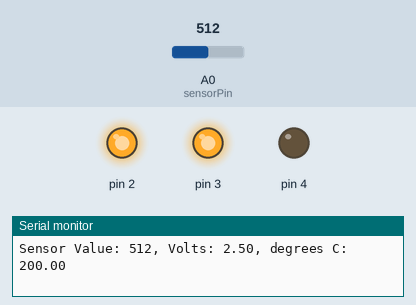
The sketch below on a simulated Arduino Uno, built with avr-gcc and run on an emulated ATmega328P. Parts: output pins drawn as LEDs (lit = HIGH), the last lines printed to the serial monitor. The test bench sets the inputs (shaded band); at power-on: A0 (sensorPin) = 512.

Above: at 1.2 s.
1.3 s: A0 (sensorPin) set to 153
4.3 s: A0 (sensorPin) set to 131
At 5.5 s:
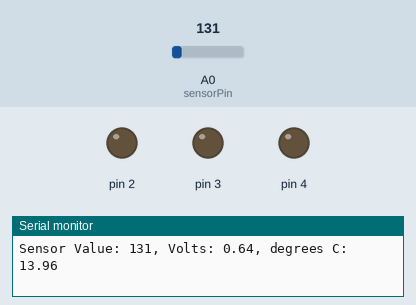
5.8 s: A0 (sensorPin) set to 306
At 6.9 s:
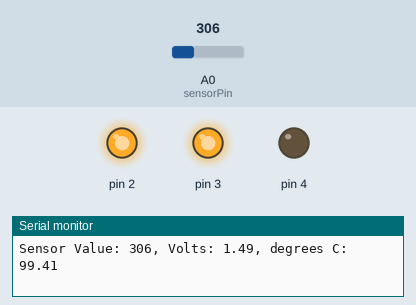
Timing chart, 0 to 8.8 s (numbered marks = the images above; inputs shaded):
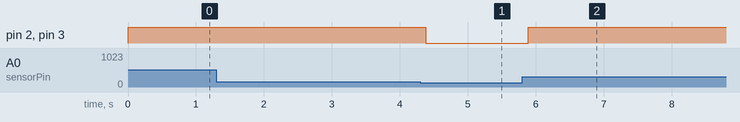

Measured:
- the behaviour switches between 144 and 143 on A0 (sensorPin) (found by bisection; images 0 and 1)
- after the input at 4.3 s, pin 2, pin 3: HIGH → LOW after 0.08 s
- after the input at 5.8 s, pin 2, pin 3: LOW → HIGH after 0.09 s

The sketch:

love_o_meter.ino
```cpp
const int sensorPin = A0;
const float baselineTemp = 20.0;

void setup() {
// We set all LEDs to off
  Serial.begin(9600); // open a serial port
  for(int pinNumber = 2; pinNumber<5; pinNumber++){
    pinMode(pinNumber,OUTPUT);
    digitalWrite(pinNumber, LOW);
  }
}

void loop(){
  int sensorVal = analogRead(sensorPin);
  Serial.print("Sensor Value: ");
  Serial.print(sensorVal);

 // Convert ADC reading to voltage
 float voltage = (sensorVal/1024.0) * 5.0;

 Serial.print(", Volts: ");
 Serial.print(voltage);

 Serial.print(", degrees C: ");
 float temperature = (voltage - .5) * 100;
 Serial.println(temperature);

 if (temperature < baselineTemp){
   digitalWrite(2, LOW);
   digitalWrite(3, LOW);
   digitalWrite(5, LOW);
 }else if (temperature >= baselineTemp+2 && temperature < baselineTemp+4){
   digitalWrite(2, HIGH);
   digitalWrite(3, LOW);
   digitalWrite(5, LOW);
 }else if (temperature >= baselineTemp+4 && temperature < baselineTemp+6){
   digitalWrite(2, HIGH);
   digitalWrite(3, HIGH);
   digitalWrite(5, LOW);
 }else if (temperature > baselineTemp+6){
   digitalWrite(2, HIGH);
   digitalWrite(3, HIGH);
   digitalWrite(5, HIGH);
 }
 delay(1);
}
```
